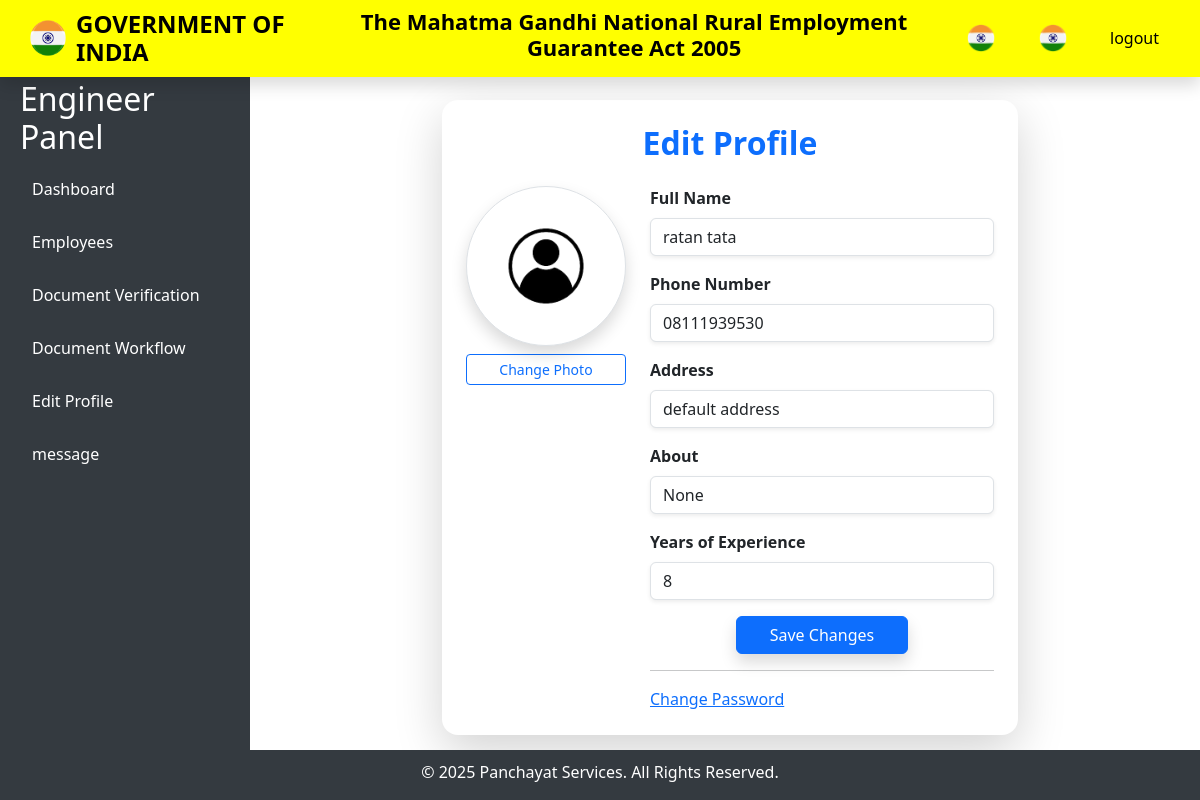
The page /engineer/engineer_editprofile/ (signed in) on the database its author committed.
### common/models.py (models this page shows, shortened)
class EngineerProfile(models.Model):
    user = models.OneToOneField(CustomUser, on_delete=models.CASCADE, related_name='engineer_profile')
    address = models.CharField(max_length=50, default='default address')
    about = models.CharField(max_length=50, unique=True,null=True)
    experience_years = models.IntegerField(default=0)
    license_number = models.CharField(max_length=10, unique=True)
    profile_image = models.ImageField(upload_to=profile_image_upload_path, null=True, blank=True)
    license_document = models.FileField(upload_to=license_upload_path, null=True, blank=True)
    is_approved = models.BooleanField(default=False)

class CustomUser(AbstractBaseUser, PermissionsMixin):
    ROLE_CHOICES = [
        ('admin', 'Admin'),
        ('clerk', 'Clerk'),
        ('engineer', 'Engineer'),
        ('user', 'User'),
    ]
    username = models.CharField(max_length=150, unique=True)
    email = models.EmailField(unique=True)
    phone_number = models.CharField(max_length=15, unique=True)
    role = models.CharField(max_length=10, choices=ROLE_CHOICES, default='user')
    is_active = models.BooleanField(default=True)
    is_staff = models.BooleanField(default=False)
    objects = CustomUserManager()
    USERNAME_FIELD = 'username'
    REQUIRED_FIELDS = ['email', 'phone_number']

### engineer/views.py (the view, shortened to what this page needs)
# urls.py: path('engineer_editprofile/', views.engineer_editprofile, name='engineer_editprofile'),
@login_required
def engineer_editprofile(request):
    user = request.user
    User = get_user_model()  # Get the custom user model
    if user.role != 'engineer':
        messages.error(request, "You are not authorized to edit this profile.")
        return redirect('home')  # Redirect to home or any other page
    engineer_profile, created = EngineerProfile.objects.get_or_create(user=user)
    context = {
        'engineer_profile': engineer_profile
    }
    return render(request, 'engineer/editprofile.html', context)

### engineer/templates/engineer/editprofile.html (shortened to what this page needs)
{% extends "engineer/base.html" %}
{% load static %}
{% block content %}
<div class="container content-wrapper">
    <div class="row justify-content-center">
        <div class="col-lg-8">
            <div class="card shadow-lg border-0 rounded-4 p-4">
                <h2 class="text-center mb-4 fw-bold text-primary">Edit Profile</h2>
                <div class="row">
                    <div class="col-md-4 text-center">
                        <div class="profile-pic-container text-center">
                            {% if engineer_profile.profile_image %}
                                <img src="{{ engineer_profile.profile_image.url }}" class="rounded-circle img-thumbnail shadow" id="profileImage" alt="Profile Picture">
                            {% else %}
                                <img src="{% static 'assets/profileicon.png' %}" class="rounded-circle img-thumbnail shadow" id="profileImage" alt="Default Profile Picture">
                            {% endif %}
                            <a href="#" class="upload-btn btn btn-outline-primary btn-sm mt-2" onclick="document.getElementById('profilePicUpload').click();">Change Photo</a>
                        </div>
                    </div>
                    <div class="col-md-8">
                        <form method="POST" action = '{% url "engineer_editprofile" %}'>
                            <div class="mb-3">
                                <label for="name" class="form-label fw-semibold">Full Name</label>
                                <textarea class="form-control shadow-sm" id="name" name="name" rows="1">{{ engineer_profile.user.username }}</textarea>
                            </div>
                            <div class="mb-3">
                                <label for="phone" class="form-label fw-semibold">Phone Number</label>
                                <textarea class="form-control shadow-sm" id="phone" name="phone" rows="1">{{ engineer_profile.user.phone_number }}</textarea>
                            </div>
                            <div class="mb-3">
                                <label for="address" class="form-label fw-semibold">Address</label>
                                <textarea class="form-control shadow-sm" id="address" name="address" rows="1">{{ engineer_profile.address }}</textarea>
                            </div>
                            <div class="mb-3">
                                <label for="about" class="form-label fw-semibold">About</label>
                                <textarea class="form-control shadow-sm" id="about" name="about" rows="1">{{ engineer_profile.about }}</textarea>
                            </div>
                            <div class="mb-3">
                                <label for="years_of_experience" class="form-label fw-semibold">Years of Experience</label>
                                <textarea class="form-control shadow-sm" id="years_of_experience" name="years_of_experience" rows="1">{{ engineer_profile.experience_years }}</textarea>
                            </div>
                            <div class="text-center">
                                <button type="submit" class="btn btn-primary w-50 shadow">Save Changes</button>
                            </div>
                            </form>
                            <hr>
                            <a href="#" data-bs-toggle="modal" data-bs-target="#changePasswordModal">Change Password</a>
                    </div>
                </div>
            </div>
        </div>
    </div>
</div>
{% endblock content %}

### engineer/templates/engineer/base.html (style rules this page uses)
body { display: flex; flex-direction: column; min-height: 100vh; }

### engineer/templates/engineer/editprofile.html (style rules this page uses)
.content-wrapper { margin-top: 80px; }
textarea { height: 38px; width: 100%; resize: none; padding: 8px; border-radius: 5px; border: 1px solid #ccc; font-size: 16px; text-align: left; vertical-align: middle; overflow: hidden; background-color: white; line-height: 20px; white-space: nowrap; }
.card { background: #fff; border-radius: 12px; }
.profile-pic-container { position: relative; }
.upload-btn { display: block; cursor: pointer; }

### rows shown on the page
EngineerProfile: name "ratan tata", phone "08111939530", address "default address", about "None", years_of_experience "8"
